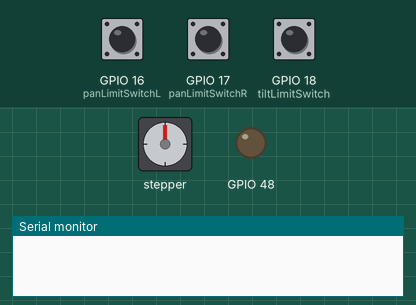
This sketch was run on a simulated ESP32-S3. Parts: stepper motor, output pins drawn as LEDs (lit = HIGH), the last lines printed to the serial monitor. The inputs (shaded band) are chosen by the test bench; at power-on: GPIO 16 (panLimitSwitchL) HIGH, GPIO 17 (panLimitSwitchR) HIGH, GPIO 18 (tiltLimitSwitch) HIGH. Stepper angles assume 200 steps per turn.

Above: at 0.0 s.
At 5.9 s:
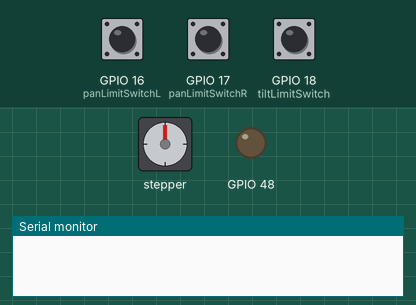
6.0 s: GPIO 16 (panLimitSwitchL) pulled LOW for 0.15 s
At 7.1 s:
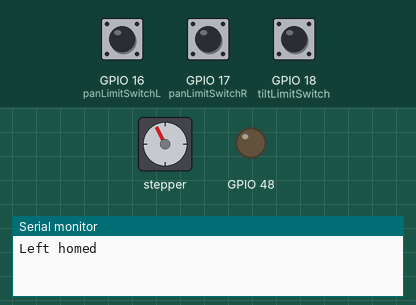
9.1 s: GPIO 17 (panLimitSwitchR) pulled LOW for 0.15 s
Timing chart, 0 to 12.1 s (numbered marks = the images above; inputs shaded):
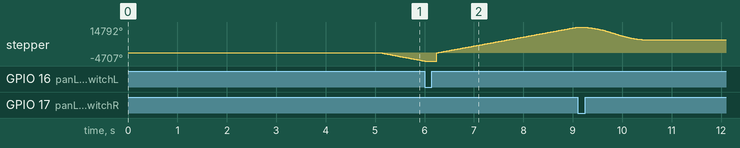

The sketch:

stepper_control_V3_working.ino
```cpp
// ESP32-S3 WROOM-1 N16R8 Controller for Pan & Tilt test
#include <AccelStepper.h>

// Stepper pins
#define step1Pin 10      // GPIO 9  - Pan STEP
#define dir1Pin  11     // GPIO 10 - Pan DIR
#define step2Pin 12    // GPIO 11 - Tilt STEP
#define dir2Pin  13     // GPIO 12 - Tilt DIR

#define tiltLimitSwitch  18
#define panLimitSwitchL  16
#define panLimitSwitchR  17

long leftSteps = 0;
long rightSteps = 0;
long max_pos = 0;
long centerPanPosition = 0;
bool panHomingDone = false;

bool centeredLeft = false;
bool centeredRight = false;

long maxTiltPos = 45000;
long tiltCurrentPosition = 0;

AccelStepper stepperPan(AccelStepper::DRIVER, step1Pin, dir1Pin);
AccelStepper stepperTilt(AccelStepper::DRIVER, step2Pin, dir2Pin);


void setup() {
  pinMode(panLimitSwitchL, INPUT_PULLUP);
  pinMode(panLimitSwitchR, INPUT_PULLUP);
  pinMode(tiltLimitSwitch, INPUT_PULLUP);
  Serial.begin(115200);

  pinMode(RGB_BUILTIN, OUTPUT);
  for(int i = 0; i<10; i++){
    neopixelWrite(RGB_BUILTIN, 100, 100, 100);
    delay(70);
    neopixelWrite(RGB_BUILTIN, 0, 0, 0);
    delay(70);
    neopixelWrite(RGB_BUILTIN, 100, 100, 100);
    delay(70);
    neopixelWrite(RGB_BUILTIN, 0, 0, 0);
    delay(300);
  }


  stepperPan.setMaxSpeed(5000);
  stepperPan.setAcceleration(8000);
  stepperTilt.setMaxSpeed(8000);
  stepperTilt.setAcceleration(8000);

  //Start pan homing
  neopixelWrite(RGB_BUILTIN, 255, 0, 0);
  stepperPan.setSpeed(-3000);
  while (digitalRead(panLimitSwitchL) == HIGH) {
  stepperPan.runSpeed();
  }
  // Set left as zero
  stepperPan.setCurrentPosition(0);
  leftSteps = 0;
  Serial.println("Left homed");
  delay(250);
  // Move RIGHT until right switch is pressed
  neopixelWrite(RGB_BUILTIN, 0, 255, 0);
  stepperPan.setSpeed(3000);
  while (digitalRead(panLimitSwitchR) == HIGH) {
    stepperPan.runSpeed();
  }

  // Record max position
  rightSteps = stepperPan.currentPosition();
  max_pos = rightSteps;

  Serial.print("Right Steps: ");
  Serial.println(rightSteps);

  // Go to center
  centerPanPosition = max_pos / 2;
  stepperPan.moveTo(centerPanPosition);

  // Move to center
  while (stepperPan.distanceToGo() != 0) {
    stepperPan.run();
  }

  Serial.print("Center Pan Position: ");
  Serial.println(centerPanPosition);
  panHomingDone = true;


  //tilt homing
  neopixelWrite(RGB_BUILTIN, 0, 0, 255);
  stepperTilt.setSpeed(-4500);
  while (digitalRead(tiltLimitSwitch) == HIGH) {
    stepperTilt.runSpeed();
  }
  stepperTilt.setCurrentPosition(0);

  stepperTilt.moveTo(maxTiltPos/2);
  while (stepperTilt.distanceToGo() != 0) {
    stepperTilt.run();
  }

  Serial.println("Tilt homed.");
  Serial.println("First test done.");

  pinMode(RGB_BUILTIN, OUTPUT);
  for(int i = 0; i<7; i++){
    neopixelWrite(RGB_BUILTIN, 100, 100, 100);
    delay(70);
    neopixelWrite(RGB_BUILTIN, 0, 0, 0);
    delay(70);
    neopixelWrite(RGB_BUILTIN, 100, 100, 100);
    delay(70);
    neopixelWrite(RGB_BUILTIN, 0, 0, 0);
    delay(300);
  }
  neopixelWrite(RGB_BUILTIN, 0, 0, 0);


}

void loop() {

  /*
  stepperPan.moveTo(1000);
  stepperTilt.moveTo(500);
  while (stepperTilt.distanceToGo() != 0 || stepperPan.distanceToGo() != 0) {
    stepperPan.run();
    stepperTilt.run();
  }
  delay(200);
  stepperPan.moveTo(max_pos-1000);
  stepperTilt.moveTo(maxTiltPos - 1000);
  while (stepperTilt.distanceToGo() != 0 || stepperPan.distanceToGo() != 0) {
    stepperPan.run();
    stepperTilt.run();
  }
  delay(200);
  */
}
```
